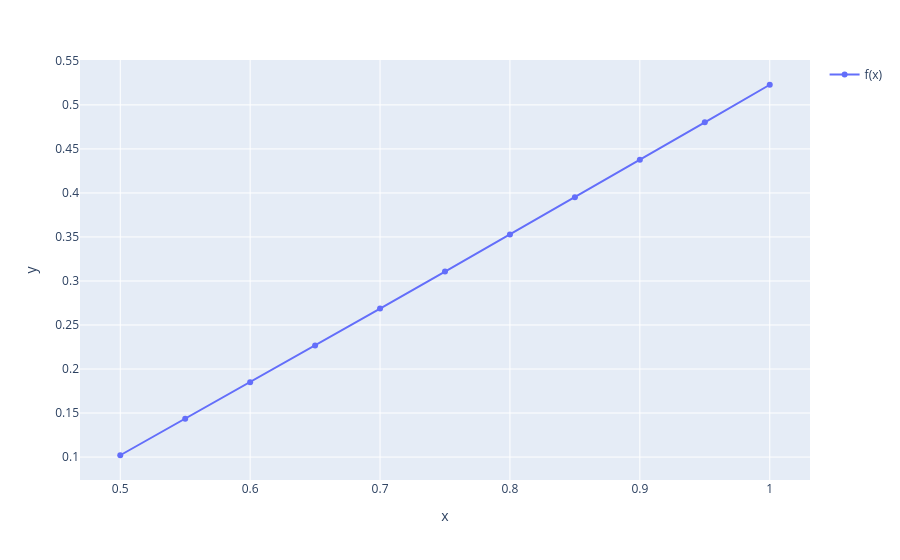

This figure's notebook cell:
### Markdown cell above
# Определение $x_i$ и $f_i$

### Code cell
h = (b - a) / 10
x_points = []
y_points = []
for i in range(n + 1):
    x_points.append(a + i * h)
    y_points.append(float(f.subs(x, x_points[i])))

figure = px.line(x=x_points, y=y_points, markers=True)
figure.update_traces(name="f(x)", showlegend=True)
figure.show()

### Figure 1 — Plotly figure (JSON) as saved in the notebook; plotly's stock layout.template omitted (floating-point values rounded to 4 significant figures)
{"data": [{"hovertemplate": "x=%{x}<br>y=%{y}<extra></extra>", "legendgroup": "", "line": {"color": "#636efa", "dash": "solid"}, "marker": {"symbol": "circle"}, "mode": "lines+markers", "name": "f(x)", "orientation": "v", "showlegend": true, "type": "scatter", "x": [0.5, 0.55, 0.6, 0.65, 0.7, 0.75, 0.8, 0.85, 0.9, 0.95, 1.0], "xaxis": "x", "y": [0.1021, 0.1435, 0.185, 0.2268, 0.2686, 0.3107, 0.3528, 0.3952, 0.4376, 0.4802, 0.5229], "yaxis": "y"}], "layout": {"legend": {"tracegroupgap": 0}, "margin": {"t": 60}, "xaxis": {"anchor": "y", "domain": [0, 1], "title": {"text": "x"}}, "yaxis": {"anchor": "x", "domain": [0, 1], "title": {"text": "y"}}}}
